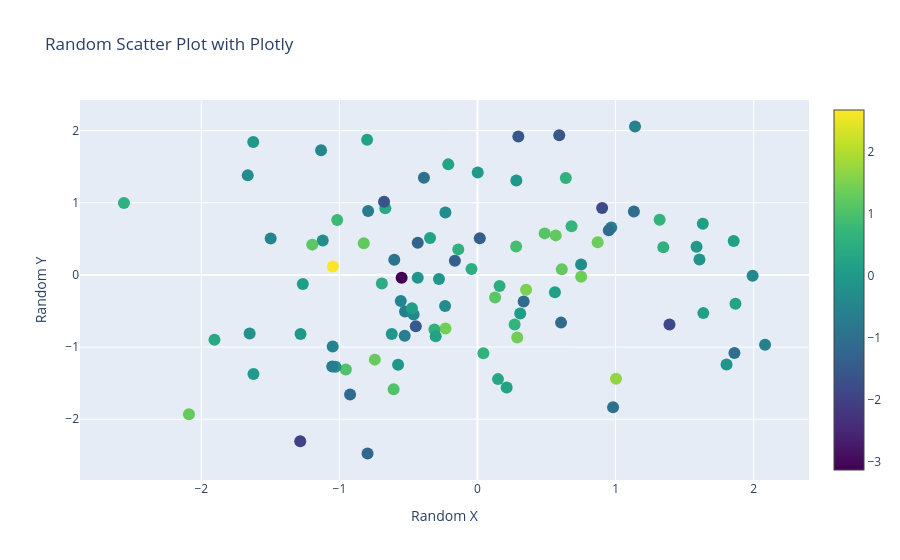

The notebook cell saved with this chart:
### Code cell
%load_ext autoreload
%autoreload 2

import random

from plotly.offline import init_notebook_mode

init_notebook_mode(connected=True)

import plotly.graph_objects as go

# pio.renderers.default = "notebook_connected"

# Generate random data
x = [random.gauss(0, 1) for _ in range(100)]
y = [random.gauss(0, 1) for _ in range(100)]
colors = [random.gauss(0, 1) for _ in range(100)]

fig = go.Figure(
    data=go.Scatter(
        x=x,
        y=y,
        mode="markers",
        marker=dict(size=12, color=colors, colorscale="Viridis", showscale=True),
    )
)
fig.update_layout(
    title="Random Scatter Plot with Plotly",
    xaxis_title="Random X",
    yaxis_title="Random Y",
)
# fig.show()
